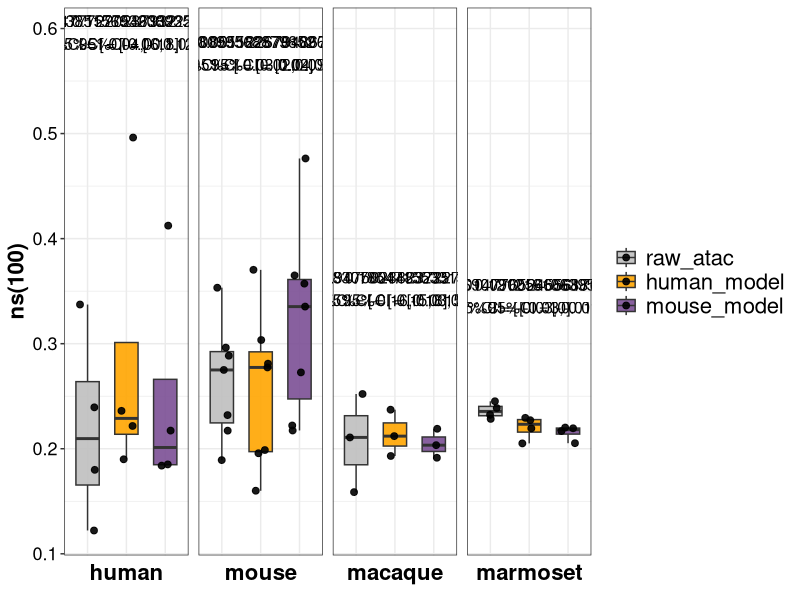
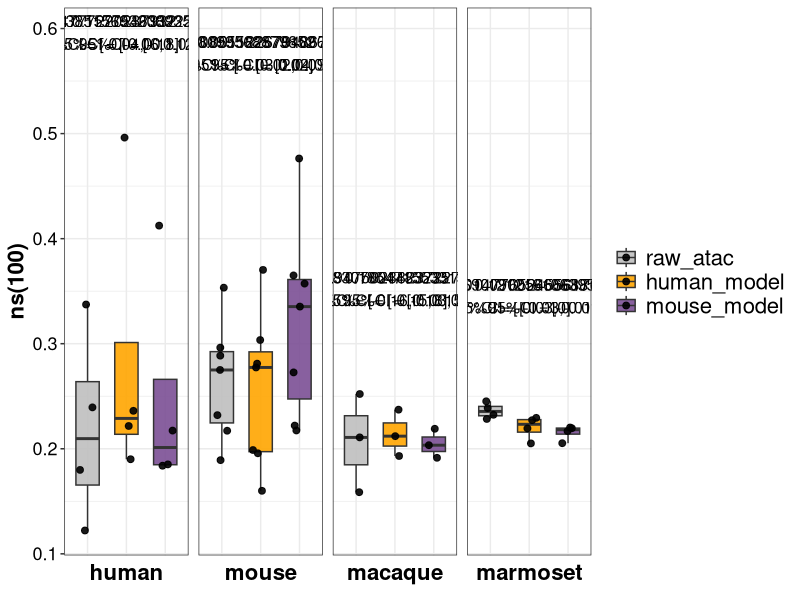

Source code (R) for these figures, in order:
library(ggplot2)
library(readr)
library(dplyr)
library(tidyr)
library(purrr)
library(jsonlite)

df <- read_csv("test_r4_nsls.csv")

df$Model <- factor(df$Model, levels = c('raw_atac',"human_model", "mouse_model"))
df$Species <- factor(df$Species, levels = c('human','mouse','macaque','marmoset'))

metric_ = 'ns(100)'
r = 4

##############----------ns/ls--------#########
## "ns(10)","ns(50)" / "ns(100)"
## "ls(10)","ls(50)" / "ls(100)"

#######################
filtered_df <- df %>% 
  filter(Metric == metric_) %>% 
  group_by(Species, Samples) %>%
  filter(n() != 2) 

y_pos_all <- filtered_df %>%
  group_by(Species) %>%
  summarise(max_val = max(Value)) %>%
  mutate(y_position = max_val + 0.1)



perform_tests <- function(differences, digits_round = r,
                          exact = FALSE, correct = TRUE) {
  d <- differences[is.finite(differences)]
  if (!is.null(digits_round)) d <- round(d, digits_round)
  
  n <- length(d)
  if (n < 2) return(list(p_value = NA_real_, test_method = "insufficient_n"))
  
  if (sd(d) == 0) {
    if (all(abs(d) < .Machine$double.eps)) {
      return(list(p_value = 1, test_method = "no-diff"))
    } else {
      k <- sum(d > 0); n_nonzero <- sum(d != 0)
      p <- binom.test(k, n_nonzero, p = 0.5, alternative = "two.sided")$p.value
      return(list(p_value = p, test_method = "Sign test (binom)"))
    }
  }
  shapiro_p <- if (n >= 3) {
    tryCatch(shapiro.test(d)$p.value, error = function(e) NA_real_)
  } else NA_real_
  
  if (!is.na(shapiro_p) && shapiro_p > 0.05) {
    p <- t.test(d, mu = 0)$p.value
    return(list(p_value = p, test_method = "paired t-test"))
  } else {
    p <- suppressWarnings(wilcox.test(d,alternative = "two.sided",mu = 0, exact = FALSE, correct = TRUE)$p.value)
    return(list(p_value = p, test_method = "Wilcoxon signed-rank"))
  }
}




######################
# 1: human_model vs mouse_model
annotation_df1 <- filtered_df %>%
  filter(Model %in% c("human_model", "mouse_model")) %>%
  pivot_wider(names_from = Model, values_from = Value) %>%
  mutate(diff = mouse_model - human_model) %>%
  group_by(Species) %>%
  summarise(
    mean_diff = mean(diff, na.rm = TRUE),
    se_diff = sd(diff, na.rm = TRUE)/sqrt(n()),
    lower_ci = mean_diff - qt(0.975, n()-1)*se_diff,
    upper_ci = mean_diff + qt(0.975, n()-1)*se_diff,
    test = list(perform_tests(diff)),
    .groups = "drop"
  ) %>%
  mutate(comparison = "human vs mouse", x_pos = 2.5,
         p_value = as.numeric(purrr::map_dbl(test, "p_value")),
         test_method = purrr::map_chr(test, "test_method"),
         p_value_label = sprintf("p = %.3f", p_value)
         ) %>% 
  left_join(y_pos_all, by = "Species")

# 2: mouse_model vs raw_atac
annotation_df2 <- filtered_df %>%
  filter(Model %in% c("mouse_model", "raw_atac")) %>%
  pivot_wider(names_from = Model, values_from = Value) %>%
  mutate(diff = mouse_model - raw_atac) %>%
  group_by(Species) %>%
  summarise(
    mean_diff = mean(diff, na.rm = TRUE),
    se_diff = sd(diff, na.rm = TRUE)/sqrt(n()),
    lower_ci = mean_diff - qt(0.975, n()-1)*se_diff,
    upper_ci = mean_diff + qt(0.975, n()-1)*se_diff,
    test = list(perform_tests(diff)),
    .groups = "drop"
  ) %>%
  mutate(comparison = "mouse vs raw", x_pos = 2.0,
         p_value = as.numeric(purrr::map_dbl(test, "p_value")),
         test_method = purrr::map_chr(test, "test_method"),
         p_value_label = sprintf("p = %.3f", p_value)
         ) %>% 
  left_join(y_pos_all, by = "Species")

# 3: human_model vs raw_atac
annotation_df3 <- filtered_df %>%
  filter(Model %in% c("human_model", "raw_atac")) %>%
  pivot_wider(names_from = Model, values_from = Value) %>%
  mutate(diff = human_model - raw_atac) %>%
  group_by(Species) %>%
  summarise(
    mean_diff = mean(diff, na.rm = TRUE),
    se_diff = sd(diff, na.rm = TRUE)/sqrt(n()),
    lower_ci = mean_diff - qt(0.975, n()-1)*se_diff,
    upper_ci = mean_diff + qt(0.975, n()-1)*se_diff,
    test = list(perform_tests(diff)),
    .groups = "drop"
  ) %>%
  mutate(comparison = "human vs raw", x_pos = 1.5,
         p_value = as.numeric(purrr::map_dbl(test, "p_value")),
         test_method = purrr::map_chr(test, "test_method"),
         p_value_label = sprintf("p = %.3f", p_value)
         ) %>% 
  left_join(y_pos_all, by = "Species")

#######################
combined_annot <- bind_rows(annotation_df1, annotation_df2, annotation_df3) %>%
  # filter(p_value < 0.05) %>%
  group_by(Species) %>%
  ungroup()

out <- combined_annot %>%
  mutate(test = map_chr(test, ~ toJSON(.x, auto_unbox = TRUE)))
write_csv(out, paste0(gsub("[()]", "", metric_),'_r',r,"_test.csv"))

##############----------PLOT--------#########
ggplot(filtered_df, aes(x = Model, y = Value, fill = Model)) +
  geom_boxplot(width = 0.6, alpha = 0.9, outlier.shape = NA) +
  geom_jitter(width = 0.2, size = 2, alpha = 0.9) +
  facet_wrap(~Species, scales = "free_x",strip.position = "bottom",nrow = 1) +
  scale_fill_manual(values = c('raw_atac'='grey', "human_model" = "orange", "mouse_model" = "#7B4F94")) +
  theme_bw() +
  theme(
    axis.text.x = element_blank(),  
    axis.ticks.x = element_blank(), 
    axis.text.y = element_text(size = 13, color = "black"),
    legend.text = element_text(size = 16),
    axis.title = element_text(size = 16, color = "black", face = "bold"),
    legend.title = element_blank(),
    plot.title = element_text(hjust = 0.5, size = 16, face = "bold"),
    strip.text = element_text(size = 16, face = "bold", color = "black"), 
    strip.background = element_blank(),  
    panel.spacing = unit(0.5, "lines") 
  ) +
  labs(x = NULL, y = metric_) +
  geom_text(
    data = combined_annot,
    aes(x = x_pos, y = y_position, 
        label = paste0(p_value, "\n95%CI = [", 
                       round(lower_ci, 2), ",", 
                       round(upper_ci, 2), "]")),
    inherit.aes = FALSE,size = 4, color = "black", vjust = 0.5
  )

ggsave(paste0(metric_,'.pdf'), plot = last_plot(), 
       width = 9, height = 4, units = "in",dpi=300)
